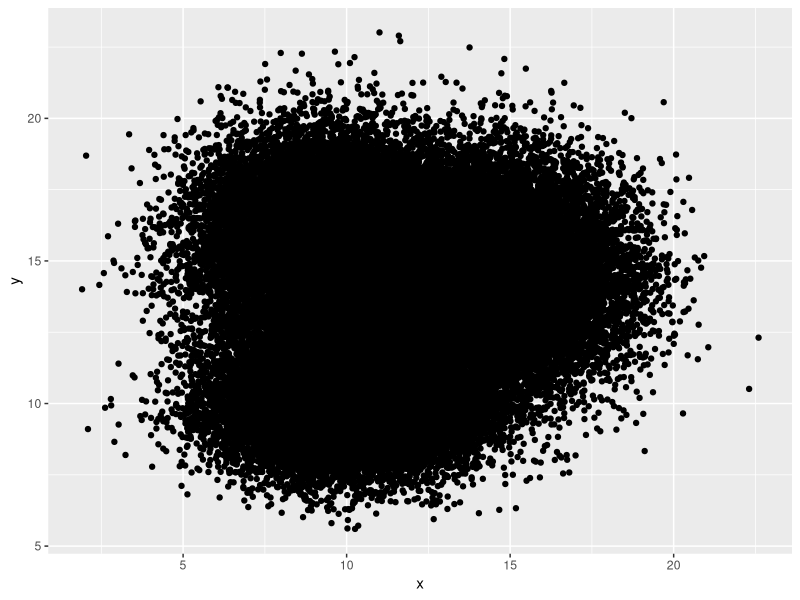
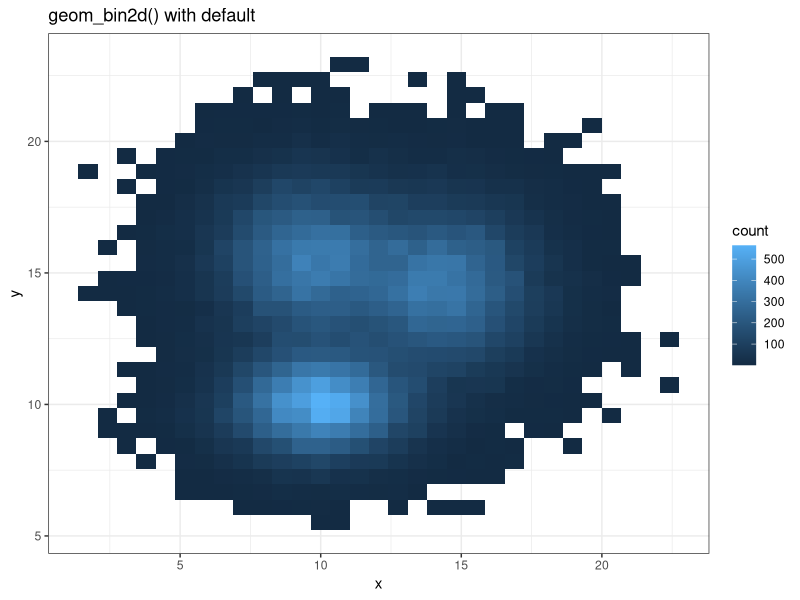
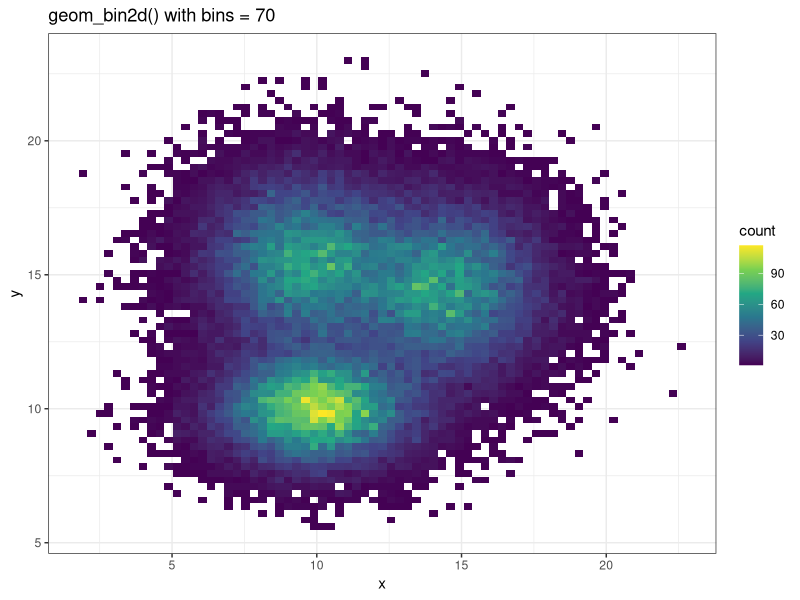
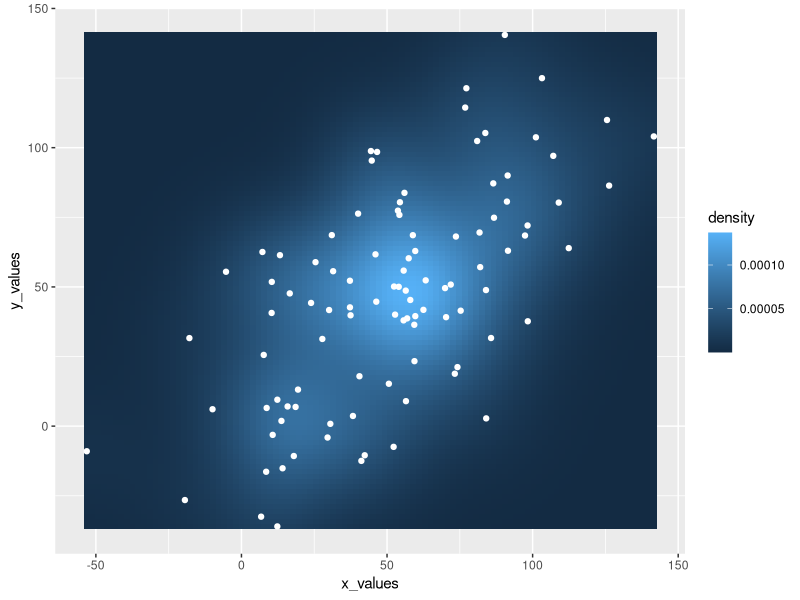
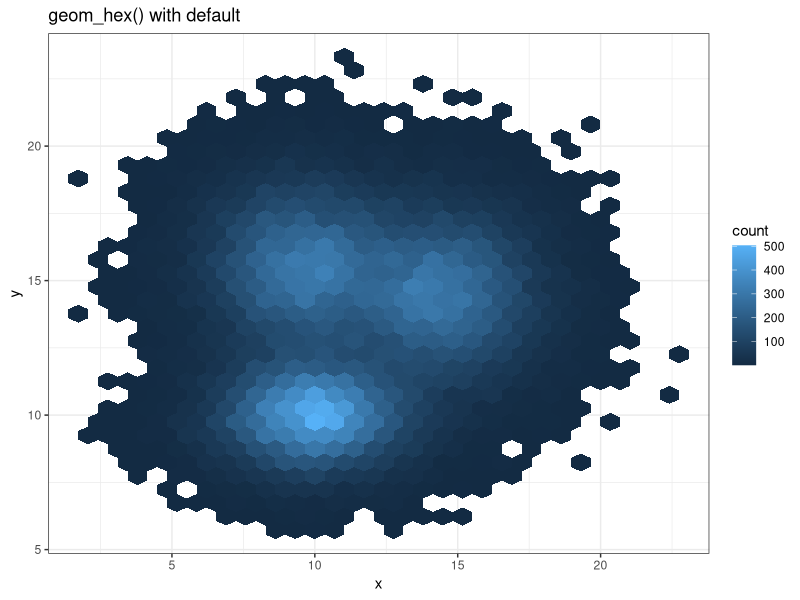
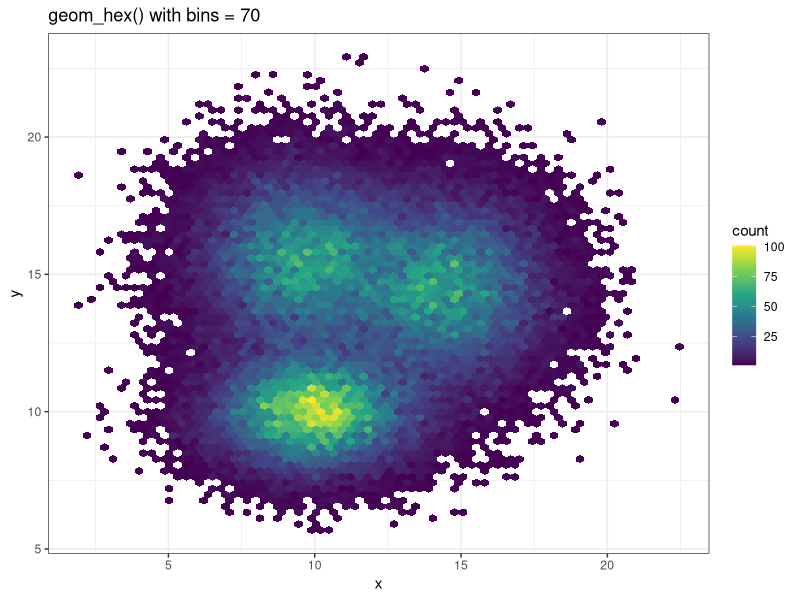
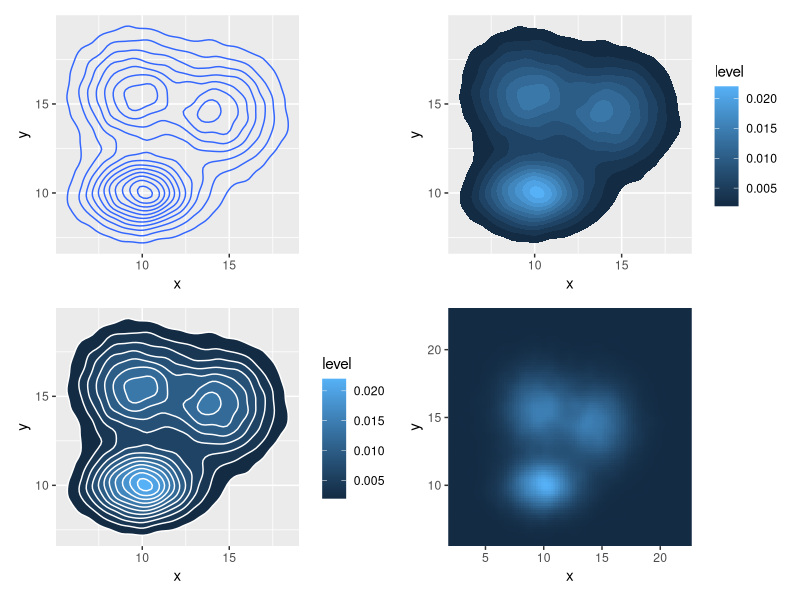
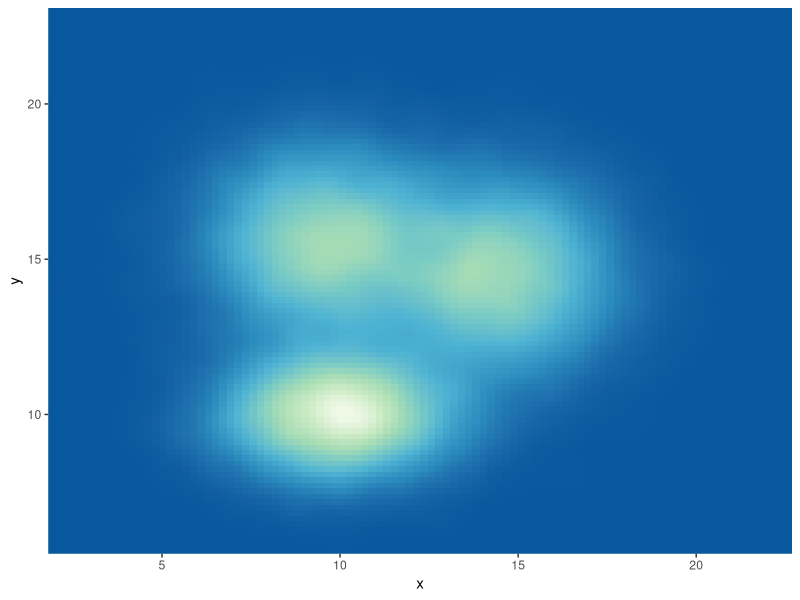

Write R code to recreate these figures, in order.
## ---- chunk 1
library(tidyverse)
library(patchwork)      # 用于组合多个图形
library(hexbin)         # 用于六边形分箱
library(RColorBrewer)   # 用于调色板
## ---- chunk 2
#| fig-cap: 基础散点图,3个群体,由于点太多而看不清

# 生成三组二维正态分布的数据，每组20000个点,3个群体
a <- data.frame(x = rnorm(20000, 10, 1.9), y = rnorm(20000, 10, 1.2))    # 第一组，均值为10
b <- data.frame(x = rnorm(20000, 14.5, 1.9), y = rnorm(20000, 14.5, 1.9)) # 第二组，均值为14.5
c <- data.frame(x = rnorm(20000, 9.5, 1.9), y = rnorm(20000, 15.5, 1.9))  # 第三组，x均值9.5，y均值15.5

# 合并三组数据
data <- rbind(a, b, c)

# 绘制基础散点图，展示所有数据点的分布情况
ggplot(data, aes(x = x, y = y)) +
    geom_point()
## ---- chunk 3
#| fig-cap: 使用默认geom_bin2d绘制二维密度图
#| 
ggplot(data, aes(x = x, y = y)) +
  geom_bin2d() +
  ggtitle("geom_bin2d() with default") +
  theme_bw()
## ---- chunk 4
#| fig-cap: 通过bins参数控制箱的数量

ggplot(data, aes(x = x, y = y)) +
  geom_bin2d(bins = 70) +
  scale_fill_continuous(type = "viridis") + # 使用viridis色彩映射
  ggtitle("geom_bin2d() with bins = 70") +
  theme_bw()
## ---- chunk 5
#| fig-cap: 使用stat_density2d绘制二维密度图并叠加散点图

# 生成示例数据，x和y分别为1到100的序列加上正态噪声
sample_data <- data.frame(
    x_values = 1:100 + rnorm(100, sd = 20),  # x轴数据，添加标准差为20的正态噪声
    y_values = 1:100 + rnorm(100, sd = 27)   # y轴数据，添加标准差为27的正态噪声
)

# 绘图
ggplot(sample_data, aes(x_values, y_values)) +
    # 绘制二维密度的栅格图，fill映射到密度值，不显示等高线
    stat_density_2d(
        geom = "tile", 
        aes(fill = ..density..), 
        contour = FALSE
    ) +
    # 叠加白色散点图，突出每个观测点
    geom_point(colour = "white")
## ---- chunk 6
#| fig-cap: 基础六角二位密度图geom_hex()

# 使用默认geom_hex()绘制二维密度图
ggplot(data, aes(x = x, y = y)) +
  geom_hex() +
  ggtitle("geom_hex() with default") +
  theme_bw()
## ---- chunk 7
#| fig-cap: 通过bins参数控制箱的数量
ggplot(data, aes(x = x, y = y)) +
  geom_hex(bins = 70) +
  scale_fill_continuous(type = "viridis") + # 使用viridis色彩映射
  ggtitle("geom_hex() with bins = 70") +
  theme_bw() 
## ---- chunk 8
#| fig-cap: geom_density_2d()

# 仅显示二维密度的等高线
p1 <- ggplot(data, aes(x = x, y = y)) +
    geom_density_2d()

# 仅显示密度区域
p2 <- ggplot(data, aes(x = x, y = y)) +
    stat_density_2d(aes(fill = ..level..), geom = "polygon")

# 同时显示密度区域和等高线
p3 <- ggplot(data, aes(x = x, y = y)) +
    stat_density_2d(aes(fill = ..level..), geom = "polygon", colour = "white")

# 使用raster方式显示密度
p4 <- ggplot(data, aes(x = x, y = y)) +
    stat_density_2d(
        aes(fill = ..density..), # 填充颜色映射到密度值
        geom = "raster",         # 使用栅格图层
        contour = FALSE          # 不显示等高线
    ) +
    scale_x_continuous(expand = c(0, 0)) + # 去除x轴边距
    scale_y_continuous(expand = c(0, 0)) + # 去除y轴边距
    theme(legend.position = 'none')        # 不显示图例

p1 + p2 + p3 + p4 + plot_layout(ncol = 2) 

## ---- chunk 9
#| fig-cap: 使用数字索引选择调色板, direction = -1 反转调色方向

# 使用数字索引选择调色板, direction = -1 反转调色方向
ggplot(data, aes(x = x, y = y)) +
    stat_density_2d(aes(fill = ..density..), geom = "raster", contour = FALSE) + # 绘制二维密度的栅格图
    scale_fill_distiller(palette = 4, direction = -1) + # palette=4表示第4个内置调色板, direction=-1表示反转色阶
    scale_x_continuous(expand = c(0, 0)) + # 去除x轴边距
    scale_y_continuous(expand = c(0, 0)) + # 去除y轴边距
    theme(legend.position = 'none')
## ---- chunk 10
#| fig-cap: 使用数字索引选择调色板, direction = 1 保持默认方向

# 使用数字索引选择调色板, direction = 1 保持默认方向
ggplot(data, aes(x = x, y = y)) +
    stat_density_2d(aes(fill = ..density..), geom = "raster", contour = FALSE) +
    scale_fill_distiller(palette = 4, direction = 1) + # direction=1为默认方向
    scale_x_continuous(expand = c(0, 0)) +
    scale_y_continuous(expand = c(0, 0)) +
    theme(legend.position = 'none')
## ---- chunk 11
#| fig-cap: 使用调色板名称调用,如Spectral

# 使用调色板名称调用,如"Spectral"
ggplot(data, aes(x = x, y = y)) +
    stat_density_2d(aes(fill = ..density..), geom = "raster", contour = FALSE) +
    scale_fill_distiller(palette = "Spectral", direction = 1) + # palette参数直接指定调色板名称
    scale_x_continuous(expand = c(0, 0)) +
    scale_y_continuous(expand = c(0, 0)) +
    theme(legend.position = 'none')
## ---- chunk 12
#| fig-cap: 使用hexbin包和RColorBrewer绘制基础六边形二维密度图
#| fig-width: 8
#| fig-height: 8

# library(hexbin)         # 用于六边形分箱
# library(RColorBrewer)   # 用于调色板

# 生成数据：x和y分别为正态分布，均值分别为1.5和1.6，共5000个点
x <- rnorm(mean = 1.5, 5000)
y <- rnorm(mean = 1.6, 5000)

# 进行六边形分箱，xbins控制六边形的数量
bin <- hexbin(x, y, xbins = 40)

# 生成颜色映射，使用Spectral调色板并反转
my_colors = colorRampPalette(rev(brewer.pal(11, 'Spectral')))

# 绘制六边形二维密度图，不显示主标题和图例
plot(bin, main = "", colramp = my_colors, legend = FALSE)
